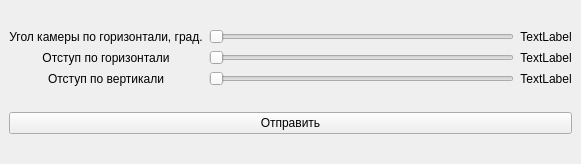
<?xml version="1.0" encoding="UTF-8"?>
<ui version="4.0">
 <class>Server</class>
 <widget class="QMainWindow" name="Server">
  <property name="geometry">
   <rect>
    <x>0</x>
    <y>0</y>
    <width>581</width>
    <height>164</height>
   </rect>
  </property>
  <property name="sizePolicy">
   <sizepolicy hsizetype="Expanding" vsizetype="Expanding">
    <horstretch>1</horstretch>
    <verstretch>1</verstretch>
   </sizepolicy>
  </property>
  <property name="minimumSize">
   <size>
    <width>0</width>
    <height>0</height>
   </size>
  </property>
  <property name="windowTitle">
   <string>Сервер</string>
  </property>
  <widget class="QWidget" name="centralwidget">
   <property name="sizePolicy">
    <sizepolicy hsizetype="Expanding" vsizetype="Expanding">
     <horstretch>0</horstretch>
     <verstretch>0</verstretch>
    </sizepolicy>
   </property>
   <layout class="QVBoxLayout" name="verticalLayout">
    <item>
     <layout class="QGridLayout" name="gridLayout">
      <item row="0" column="0">
       <widget class="QLabel" name="label1">
        <property name="text">
         <string>Угол камеры по горизонтали, град.</string>
        </property>
        <property name="alignment">
         <set>Qt::AlignCenter</set>
        </property>
       </widget>
      </item>
      <item row="0" column="1">
       <widget class="QSlider" name="Slider_a">
        <property name="sizePolicy">
         <sizepolicy hsizetype="Expanding" vsizetype="Fixed">
          <horstretch>0</horstretch>
          <verstretch>0</verstretch>
         </sizepolicy>
        </property>
        <property name="orientation">
         <enum>Qt::Horizontal</enum>
        </property>
       </widget>
      </item>
      <item row="0" column="2">
       <widget class="QLabel" name="label_a">
        <property name="text">
         <string>TextLabel</string>
        </property>
        <property name="alignment">
         <set>Qt::AlignCenter</set>
        </property>
       </widget>
      </item>
      <item row="1" column="0">
       <widget class="QLabel" name="label2">
        <property name="sizePolicy">
         <sizepolicy hsizetype="Preferred" vsizetype="Preferred">
          <horstretch>0</horstretch>
          <verstretch>0</verstretch>
         </sizepolicy>
        </property>
        <property name="text">
         <string>Отступ по горизонтали</string>
        </property>
        <property name="alignment">
         <set>Qt::AlignCenter</set>
        </property>
       </widget>
      </item>
      <item row="1" column="1">
       <widget class="QSlider" name="Slider_x">
        <property name="sizePolicy">
         <sizepolicy hsizetype="Expanding" vsizetype="Fixed">
          <horstretch>0</horstretch>
          <verstretch>0</verstretch>
         </sizepolicy>
        </property>
        <property name="orientation">
         <enum>Qt::Horizontal</enum>
        </property>
       </widget>
      </item>
      <item row="1" column="2">
       <widget class="QLabel" name="label_x">
        <property name="text">
         <string>TextLabel</string>
        </property>
        <property name="alignment">
         <set>Qt::AlignCenter</set>
        </property>
       </widget>
      </item>
      <item row="2" column="0">
       <widget class="QLabel" name="label3">
        <property name="text">
         <string>Отступ по вертикали</string>
        </property>
        <property name="alignment">
         <set>Qt::AlignCenter</set>
        </property>
       </widget>
      </item>
      <item row="2" column="1">
       <widget class="QSlider" name="Slider_y">
        <property name="sizePolicy">
         <sizepolicy hsizetype="Expanding" vsizetype="Fixed">
          <horstretch>0</horstretch>
          <verstretch>0</verstretch>
         </sizepolicy>
        </property>
        <property name="orientation">
         <enum>Qt::Horizontal</enum>
        </property>
       </widget>
      </item>
      <item row="2" column="2">
       <widget class="QLabel" name="label_y">
        <property name="text">
         <string>TextLabel</string>
        </property>
        <property name="alignment">
         <set>Qt::AlignCenter</set>
        </property>
       </widget>
      </item>
     </layout>
    </item>
    <item>
     <widget class="QPushButton" name="Button">
      <property name="sizePolicy">
       <sizepolicy hsizetype="Minimum" vsizetype="Maximum">
        <horstretch>0</horstretch>
        <verstretch>0</verstretch>
       </sizepolicy>
      </property>
      <property name="text">
       <string>Отправить</string>
      </property>
     </widget>
    </item>
   </layout>
  </widget>
 </widget>
 <resources/>
 <connections/>
</ui>
